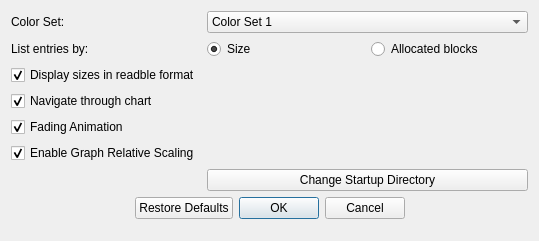
<?xml version="1.0" encoding="UTF-8"?>
<ui version="4.0">
 <class>SettingsDialog</class>
 <widget class="QDialog" name="SettingsDialog">
  <property name="geometry">
   <rect>
    <x>0</x>
    <y>0</y>
    <width>539</width>
    <height>241</height>
   </rect>
  </property>
  <property name="windowTitle">
   <string>Dialog</string>
  </property>
  <layout class="QFormLayout" name="formLayout">
   <property name="fieldGrowthPolicy">
    <enum>QFormLayout::AllNonFixedFieldsGrow</enum>
   </property>
   <item row="3" column="0">
    <widget class="QLabel" name="lblColorSet">
     <property name="text">
      <string>Color Set:</string>
     </property>
    </widget>
   </item>
   <item row="3" column="1">
    <widget class="QComboBox" name="cmbColorSet">
     <item>
      <property name="text">
       <string>Color Set 1</string>
      </property>
     </item>
     <item>
      <property name="text">
       <string>Color Set 2</string>
      </property>
     </item>
     <item>
      <property name="text">
       <string>Color Set 3</string>
      </property>
     </item>
     <item>
      <property name="text">
       <string>Color Set 4</string>
      </property>
     </item>
    </widget>
   </item>
   <item row="4" column="0">
    <widget class="QLabel" name="lblEntriesBy">
     <property name="text">
      <string>List entries by:</string>
     </property>
    </widget>
   </item>
   <item row="4" column="1">
    <layout class="QHBoxLayout" name="horizontalLayout_2">
     <item>
      <widget class="QRadioButton" name="rbtSize">
       <property name="text">
        <string>Size</string>
       </property>
       <property name="checked">
        <bool>true</bool>
       </property>
      </widget>
     </item>
     <item>
      <widget class="QRadioButton" name="rbtBlocks">
       <property name="text">
        <string>Allocated blocks</string>
       </property>
      </widget>
     </item>
    </layout>
   </item>
   <item row="5" column="0">
    <widget class="QCheckBox" name="chkReadable">
     <property name="text">
      <string>Display sizes in readble format</string>
     </property>
     <property name="checked">
      <bool>true</bool>
     </property>
    </widget>
   </item>
   <item row="6" column="0">
    <widget class="QCheckBox" name="chkNavigate">
     <property name="text">
      <string>Navigate through chart</string>
     </property>
     <property name="checked">
      <bool>true</bool>
     </property>
    </widget>
   </item>
   <item row="7" column="0">
    <widget class="QCheckBox" name="chkFading">
     <property name="text">
      <string>Fading Animation</string>
     </property>
     <property name="checked">
      <bool>true</bool>
     </property>
    </widget>
   </item>
   <item row="9" column="0">
    <widget class="QLabel" name="lblStartupDirectory">
     <property name="text">
      <string/>
     </property>
    </widget>
   </item>
   <item row="9" column="1">
    <widget class="QPushButton" name="btnStartupDirectory">
     <property name="text">
      <string>Change Startup Directory</string>
     </property>
    </widget>
   </item>
   <item row="11" column="0" colspan="2">
    <widget class="QDialogButtonBox" name="bbxOkCancel">
     <property name="orientation">
      <enum>Qt::Horizontal</enum>
     </property>
     <property name="standardButtons">
      <set>QDialogButtonBox::Cancel|QDialogButtonBox::Ok|QDialogButtonBox::RestoreDefaults</set>
     </property>
     <property name="centerButtons">
      <bool>true</bool>
     </property>
    </widget>
   </item>
   <item row="8" column="0">
    <widget class="QCheckBox" name="chkEnableRelative">
     <property name="text">
      <string>Enable Graph Relative Scaling</string>
     </property>
     <property name="checked">
      <bool>true</bool>
     </property>
    </widget>
   </item>
  </layout>
 </widget>
 <resources/>
 <connections>
  <connection>
   <sender>bbxOkCancel</sender>
   <signal>accepted()</signal>
   <receiver>SettingsDialog</receiver>
   <slot>accept()</slot>
   <hints>
    <hint type="sourcelabel">
     <x>248</x>
     <y>254</y>
    </hint>
    <hint type="destinationlabel">
     <x>157</x>
     <y>274</y>
    </hint>
   </hints>
  </connection>
  <connection>
   <sender>bbxOkCancel</sender>
   <signal>rejected()</signal>
   <receiver>SettingsDialog</receiver>
   <slot>reject()</slot>
   <hints>
    <hint type="sourcelabel">
     <x>316</x>
     <y>260</y>
    </hint>
    <hint type="destinationlabel">
     <x>286</x>
     <y>274</y>
    </hint>
   </hints>
  </connection>
 </connections>
</ui>
